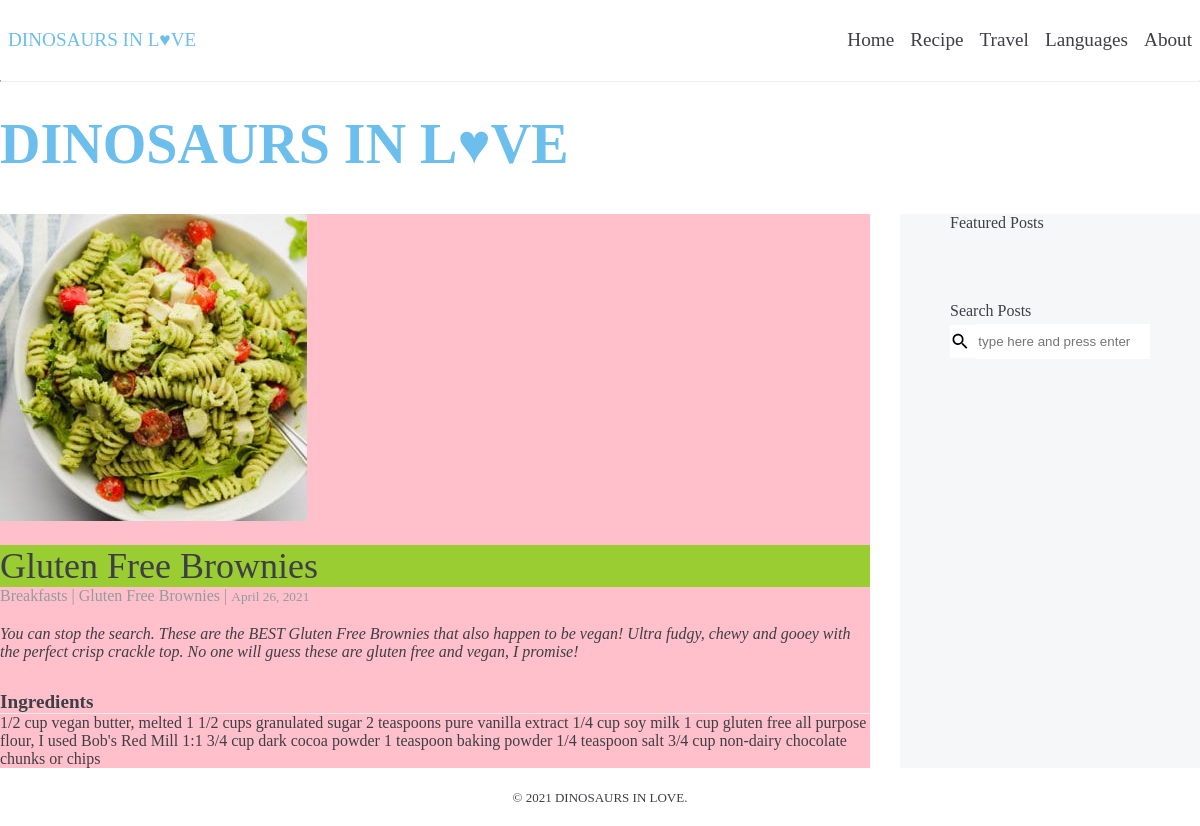
Page /sleepyfish/recipes/1/3/ on the committed database.
### app/models.py (models this page shows, shortened)
class Post(models.Model):
    recipe_category = models.ForeignKey(Category, on_delete=models.CASCADE)
    created_at = models.DateTimeField(auto_now_add=True)
    updated_at = models.DateTimeField(auto_now=True)
    name = models.CharField(max_length=255)
    description = models.TextField()
    ingredients = models.TextField()
    instructions = models.TextField()
    notes = models.TextField()
    class Meta:
        ordering = ['created_at', 'updated_at']

class Category(models.Model):
    created_at = models.DateTimeField(auto_now_add=True)
    updated_at = models.DateTimeField(auto_now=True)
    name = models.CharField(max_length=255)
    class Meta:
        ordering = ['created_at']
        verbose_name_plural = 'Categories'
    def __str__(self):
        return self.name

### app/views.py (the view)
# urls.py: path('recipes/<int:category_pk>/<int:post_pk>/', views.post_detail, name='post_detail'),
def post_detail(request, category_pk, post_pk):
    post = get_object_or_404(models.Post, pk=post_pk)
    return render(request, 'app/post_detail.html', {'post': post})

### app/templatetags/app_extras.py (called while the page is built)
@register.filter('markdown_to_html')
def markdown_to_html(markdown_text):
    html_body = markdown2.markdown(markdown_text)
    return mark_safe(html_body)

### app/templates/app/post_detail.html
{% extends "layout.html" %}
{% load app_extras %}
{% load static %}
{% block content %}
<div class="detail-container">
    <div class="detail-header">
        <img class="detail_img" src="/static/images/test.jpg" alt="{{ post.name }}">
        <h3 class="detail-title">{{ post.name }}</h3>
        <div class="sub-nav">
            {{ post.recipe_category|lower|capfirst }} | {{ post.name }} | <small>{{ post.created_at|date:'F d, Y' }}</small>
        </div>
    </div>
    <p class="post_description">
        <em>{{ post.description }}</em>
    </p>
    <div class="post-ingredients">
        <h5 id="ingredient-title">Ingredients</h5>
        {{ post.ingredients|markdown_to_html }}
    </div>
</div>
{% endblock %}

### assets/css/layout.css (style rules this page uses)
* { margin: 0; }
body { font-family: Comic Sans MS, Comic Sans, cursive; color: #3e3e46; }

### assets/css/detail.css (style rules this page uses)
.detail-container { background: pink; margin-right: 30px; }
.detail-header { margin-bottom: 20px; display: block; }
.detail-title { background: yellowgreen; font-size: 36px; font-weight: 10; margin-top: 20px; }
.sub-nav { margin-bottom: 20px; color: #939a9f; }
.post-ingredients { margin-top: 30px; }
#ingredient-title { margin-top: 20px; font-size: 1.2em; border-bottom: 1px solid #eaeaea; }

### rows in the picture
Post: name "Gluten Free Brownies", recipe_category "Breakfasts", created_at "April 26, 2021", description "You can stop the search. These are the BEST Gluten Free Brownies that also happen to be vegan! Ultra fudgy, chewy and gooey with the perfect crisp crackle top. No one will guess these are gluten free and vegan, I promise!", ingredients "1/2 cup vegan butter, melted 1 1/2 cups granulated sugar 2 teaspoons pure vanilla extract 1/4 cup soy milk 1 cup gluten free all purpose flour, I used Bob's Red Mill 1:1 3/4 cup dark cocoa powder 1 teaspoon baking powder 1/4 teaspoon salt 3/4 cup non-dairy chocolate chunks or chips"
